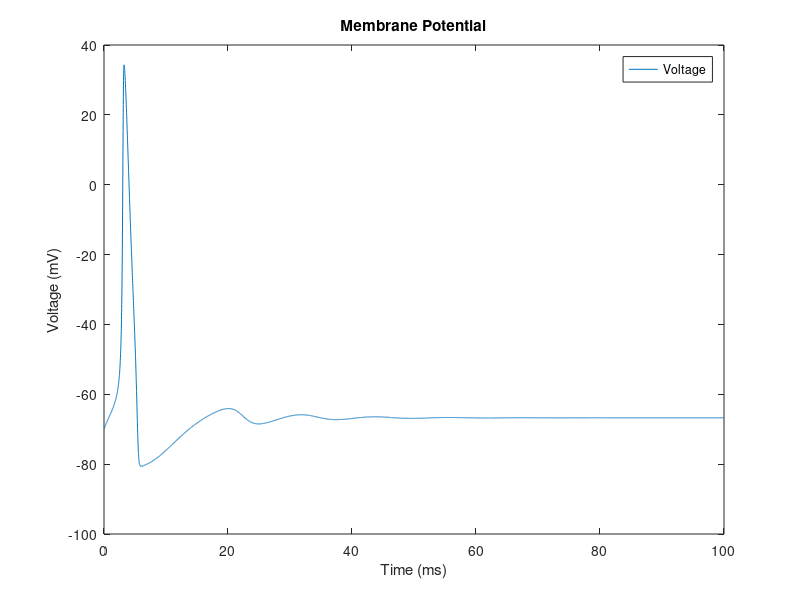
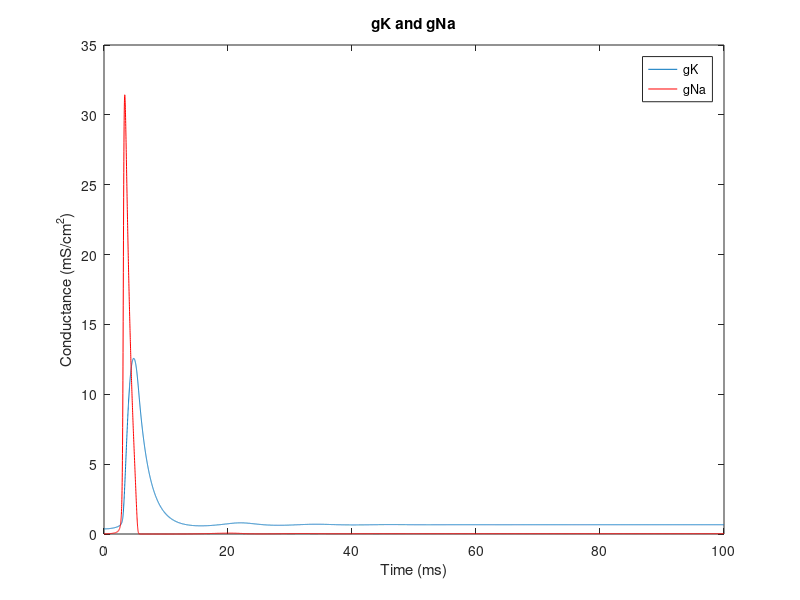

These figures' MATLAB source, in order:
%Akash Mathew
%ECE 4784Ste
%Problem 3 Constant current excitation

clear all
close all

t_sim = 100; %simulation time in milliseconds
dt = 1/t_sim; %time step
t = 0:dt:t_sim; %time array 

%injected current
I(1:length(t)) = 5; %pulse of length 100 ms at 5 micro amps.

%conductances
gbar_K = 36;
gbar_Na = 120;
gbar_L = .3;

%gate voltages
E_K = -12;
E_Na = 115;
E_L = 10.6;

%membrane rest voltage and capacitance
V_rest = -70;
C_m = 1;


V_m = 0; %intial voltage to calculate initial value of m,n,h

a_m = .1*( (25-V_m) / (exp((25-V_m)/10)-1)); %alpha_m
b_m = 4*exp(-V_m/18);%beta_m

a_n = .01 * ( (10-V_m) / (exp((10-V_m)/10)-1)); %alpha_n
b_n = .125*exp(-V_m/80); %beta_n

a_h = .07*exp(-V_m/20); %alpha_h
b_h = 1/(exp((30-V_m)/10)+1); %beta_h

%initial values of m,n and h
m = a_m/(a_m+b_m); %m_0 
n = a_n/(a_n+b_n); %n_0
h = a_h/(a_h+b_h); %h_0


%calculation at each time step
for i=1:length(t)-1
    %Gating variables
    a_m(i) = .1*( (25-V_m(i)) / (exp((25-V_m(i))/10)-1) );
    b_m(i) = 4*exp(-V_m(i)/18);
    
    a_n(i) = .01 * ( (10-V_m(i)) / (exp((10-V_m(i))/10)-1) );
    b_n(i) = .125*exp(-V_m(i)/80);
    
    a_h(i) = .07*exp(-V_m(i)/20);
    b_h(i) = 1/(exp((30-V_m(i))/10)+1);
    
    %Currents for each time step
    I_Na = (m(i)^3) * gbar_Na * h(i) * (V_m(i)-E_Na); 
    I_K = (n(i)^4) * gbar_K * (V_m(i)-E_K); 
    I_L = gbar_L *(V_m(i)-E_L); 
    I_ion = I(i) - I_K - I_Na - I_L; 
    
    %Differential equations
    V_m(i+1) = V_m(i) + dt*I_ion/C_m;
    m(i+1) = m(i) + dt*(a_m(i) *(1-m(i)) - b_m(i) * m(i));
    n(i+1) = n(i) + dt*(a_n(i) *(1-n(i)) - b_n(i) * n(i)); 
    h(i+1) = h(i) + dt*(a_h(i) *(1-h(i)) - b_h(i) * h(i));
end

V_m = V_m + V_rest;%offset V_m by the resting membrane voltage

figure
Vm = plot(t,V_m);
legend(Vm,'Voltage')
ylabel('Voltage (mV)')
xlabel('Time (ms)')
title('Membrane Potential')


figure
gK = plot(t,gbar_K*n.^4);
hold on
gNa = plot(t,gbar_Na*(m.^3).*h,'r');
legend([gK, gNa], 'gK', 'gNa')
ylabel('Conductance (mS/cm^2)')
xlabel('Time (ms)')
title('gK and gNa')









